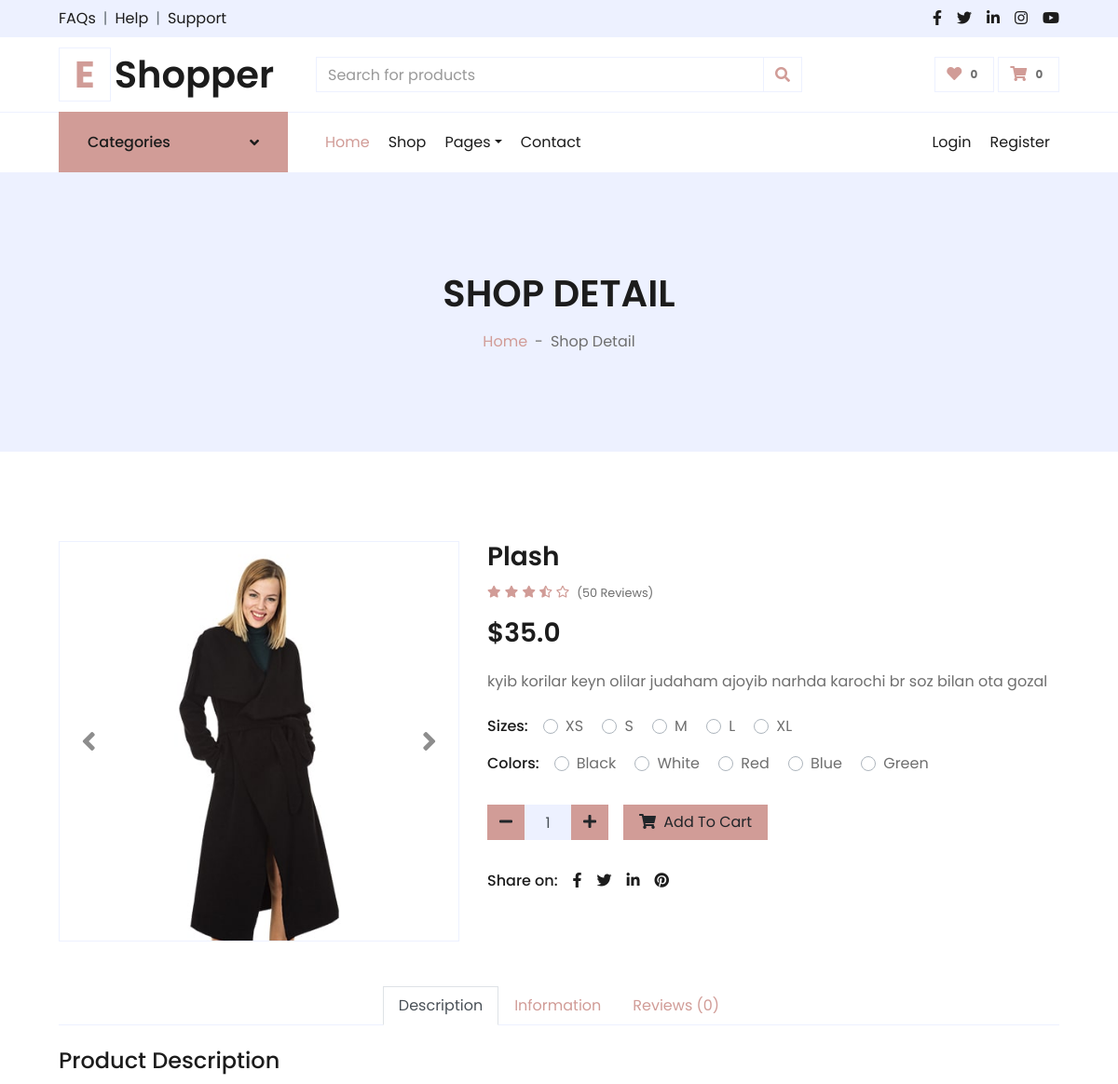
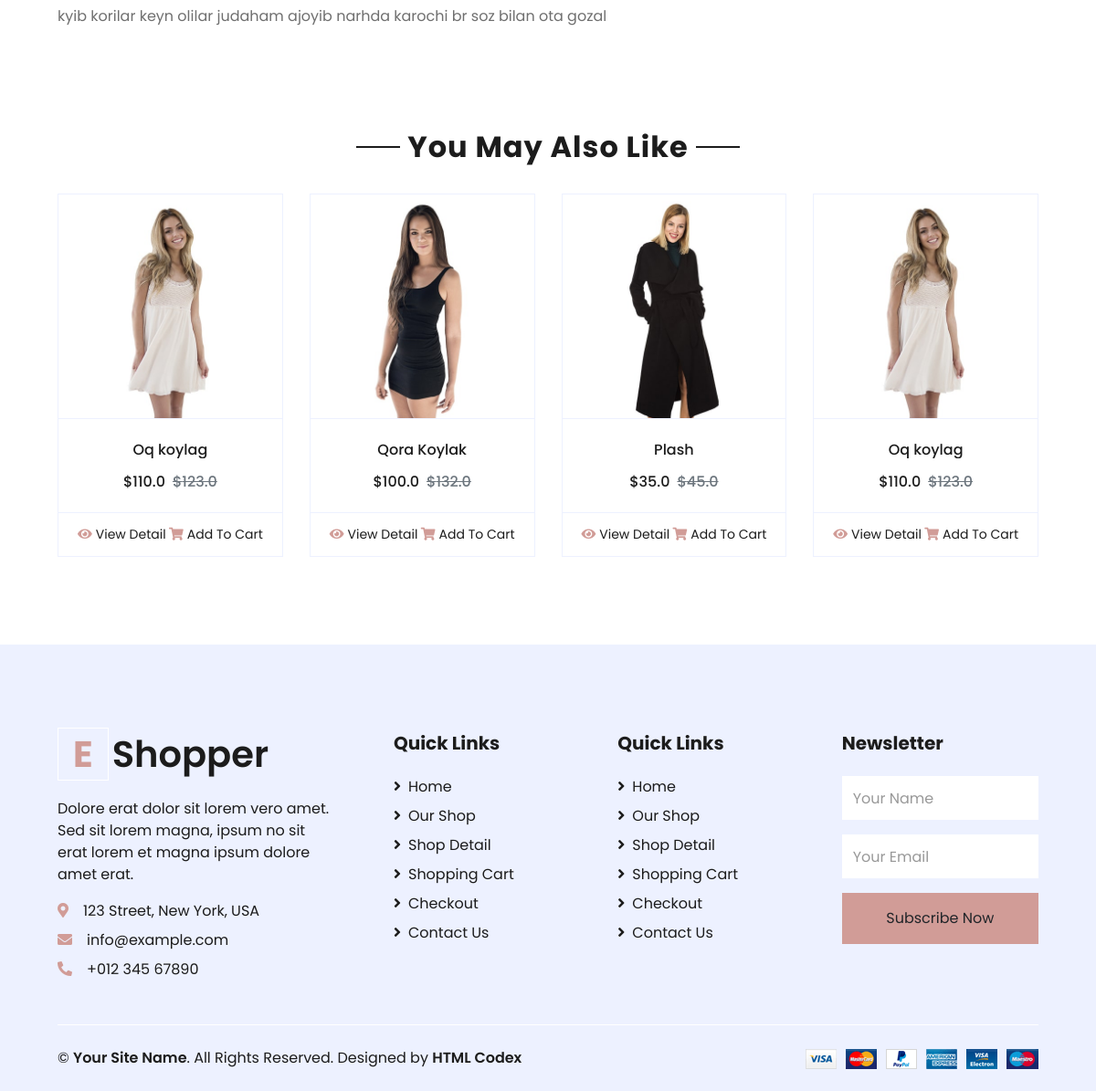
The app's page /detail/7/ (signed in) with its own data (2 pictures, top to bottom).
### Shop/models.py (models this page shows)
class Product(models.Model):
    category = models.ForeignKey(Category, on_delete=models.CASCADE)
    img = models.ImageField(upload_to='Product_img/')
    name = models.CharField(max_length=255)
    body = models.TextField()
    price = models.FloatField()
    discount = models.FloatField(blank=True, null=True)
    quantity = models.FloatField()

### Shop/views.py (the view, shortened to what this page needs)
# urls.py: path('detail/<int:product_id>/', views.detail, name='detail'),
def detail(request, product_id):
    product = models.Product.objects.get(id=product_id)
    categories = models.Category.objects.all()
    products = models.Product.objects.all()
    comments = models.Comment.objects.filter(product=product)
    cart_info = CartAuthenTicatedUser(request).get_cart_info()
    context = {
        'product':product,
        'categories':categories,
        'products':products,
        'comments':comments,
        'cart_total_quantity':cart_info['cart_total_quantity']
    }
    return render(request, 'detail.html', context)

### Shop/models.py (called while the page is built)
    @property
    def get_cart_total_price(self):
        order_products = self.orderproduct_set.all()
        total_price = sum([product.get_cart_price for product in order_products])
        return total_price

    @property
    def get_cart_total_quantity(self):
        order_products = self.orderproduct_set.all()
        total_quantity =sum([product.quantity for product in order_products])
        return total_quantity

    @property
    def get_cart_price(self):
        total_price = self.quantity * self.product.price
        return total_price

### Shop/utils.py (called while the page is built)
    def get_cart_info(self):
        customer, created = models.Customer.objects.get_or_create(
            user = self.request.user,
        )
        order, created, = models.Order.objects.get_or_create(
            customer=customer
        )
        order_products = order.orderproduct_set.all()
        cart_total_price = order.get_cart_total_price
        cart_total_quantity = order.get_cart_total_quantity
        return{
            'order':order,
            'order_products':order_products,
            'cart_total_price':cart_total_price,
            'cart_total_quantity':cart_total_quantity
        }

### templates/detail.html (shortened to what this page needs)
{% extends 'base.html' %}
{% load static %}
{% block content %}
    <div class="container-fluid bg-secondary mb-5">
        <div class="d-flex flex-column align-items-center justify-content-center" style="min-height: 300px">
            <h1 class="font-weight-semi-bold text-uppercase mb-3">Shop Detail</h1>
            <div class="d-inline-flex">
                <p class="m-0"><a href="">Home</a></p>
                <p class="m-0 px-2">-</p>
                <p class="m-0">Shop Detail</p>
            </div>
        </div>
    </div>
    <div class="container-fluid py-5">
        <div class="row px-xl-5">
            <div class="col-lg-5 pb-5">
                <div id="product-carousel" class="carousel slide" data-ride="carousel">
                    <div class="carousel-inner border">
                        <div class="carousel-item active">
                            <img class="w-100 h-100" src="{{product.img.url}}" alt="Image">
                        </div>
                    </div>
                    <a class="carousel-control-prev" href="#product-carousel" data-slide="prev">
                        <i class="fa fa-2x fa-angle-left text-dark"></i>
                    </a>
                    <a class="carousel-control-next" href="#product-carousel" data-slide="next">
                        <i class="fa fa-2x fa-angle-right text-dark"></i>
                    </a>
                </div>
            </div>
            <div class="col-lg-7 pb-5">
                <h3 class="font-weight-semi-bold">{{ product.name }}</h3>
                <div class="d-flex mb-3">
                    <div class="text-primary mr-2">
                        <small class="fas fa-star"></small>
                        <small class="fas fa-star"></small>
                        <small class="fas fa-star"></small>
                        <small class="fas fa-star-half-alt"></small>
                        <small class="far fa-star"></small>
                    </div>
                    <small class="pt-1">(50 Reviews)</small>
                </div>
                <h3 class="font-weight-semi-bold mb-4">${{product.discount}}</h3>
                <p class="mb-4">{{product.body|truncatewords:20}}</p>
                <div class="d-flex mb-3">
                    <p class="text-dark font-weight-medium mb-0 mr-3">Sizes:</p>
                    <form>
                        <div class="custom-control custom-radio custom-control-inline">
                            <label class="custom-control-label" for="size-1">XS</label>
                        </div>
                        <div class="custom-control custom-radio custom-control-inline">
                            <label class="custom-control-label" for="size-2">S</label>
                        </div>
                        <div class="custom-control custom-radio custom-control-inline">
                            <label class="custom-control-label" for="size-3">M</label>
                        </div>
                        <div class="custom-control custom-radio custom-control-inline">
                            <label class="custom-control-label" for="size-4">L</label>
                        </div>
                        <div class="custom-control custom-radio custom-control-inline">
                            <label class="custom-control-label" for="size-5">XL</label>
                        </div>
                    </form>
                </div>
                <div class="d-flex mb-4">
                    <p class="text-dark font-weight-medium mb-0 mr-3">Colors:</p>
                    <form>
                        <div class="custom-control custom-radio custom-control-inline">
                            <label class="custom-control-label" for="color-1">Black</label>
                        </div>
                        <div class="custom-control custom-radio custom-control-inline">
                            <label class="custom-control-label" for="color-2">White</label>
                        </div>
                        <div class="custom-control custom-radio custom-control-inline">
                            <label class="custom-control-label" for="color-3">Red</label>
                        </div>
                        <div class="custom-control custom-radio custom-control-inline">
                            <label class="custom-control-label" for="color-4">Blue</label>
                        </div>
                        <div class="custom-control custom-radio custom-control-inline">
                            <label class="custom-control-label" for="color-5">Green</label>
                        </div>
                    </form>
                </div>
                <div class="d-flex align-items-center mb-4 pt-2">
                    <div class="input-group quantity mr-3" style="width: 130px;">
                        <div class="input-group-btn">
                            <button class="btn btn-primary btn-minus" >
                            <i class="fa fa-minus"></i>
                            </button>
                        </div>
                        <input type="text" class="form-control bg-secondary text-center" value="1">
                        <div class="input-group-btn">
                            <button class="btn btn-primary btn-plus">
                                <i class="fa fa-plus"></i>
                            </button>
                        </div>
                    </div>
                    <button class="btn btn-primary px-3"><i class="fa fa-shopping-cart mr-1"></i> Add To Cart</button>
                </div>
                <div class="d-flex pt-2">
                    <p class="text-dark font-weight-medium mb-0 mr-2">Share on:</p>
                    <div class="d-inline-flex">
                        <a class="text-dark px-2" href="">
                            <i class="fab fa-facebook-f"></i>
                        </a>
                        <a class="text-dark px-2" href="">
                            <i class="fab fa-twitter"></i>
                        </a>
                        <a class="text-dark px-2" href="">
                            <i class="fab fa-linkedin-in"></i>
                        </a>
                        <a class="text-dark px-2" href="">
                            <i class="fab fa-pinterest"></i>
                        </a>
                    </div>
                </div>
            </div>
        </div>
        <div class="row px-xl-5">
            <div class="col">
                <div class="nav nav-tabs justify-content-center border-secondary mb-4">
                    <a class="nav-item nav-link active" data-toggle="tab" href="#tab-pane-1">Description</a>
                    <a class="nav-item nav-link" data-toggle="tab" href="#tab-pane-2">Information</a>
                    <a class="nav-item nav-link" data-toggle="tab" href="#tab-pane-3">Reviews (0)</a>
                </div>
                <div class="tab-content">
                    <div class="tab-pane fade show active" id="tab-pane-1">
                        <h4 class="mb-3">Product Description</h4>
                       <p>{{product.body}}</p>
                    </div>
                </div>
            </div>
        </div>
    </div>
    <div class="container-fluid py-5">
        <div class="text-center mb-4">
            <h2 class="section-title px-5"><span class="px-2">You May Also Like</span></h2>
        </div>
        <div class="row px-xl-5">
            <div class="col">
                <div class="owl-carousel related-carousel">
                    {% for product in product.category.product_set.all %}
                    <div class="card product-item border-0">
                        <div class="card-header product-img position-relative overflow-hidden bg-transparent border p-0">
                            <img class="img-fluid w-100" src="{{product.img.url}}" alt="">
                        </div>
                        <div class="card-body border-left border-right text-center p-0 pt-4 pb-3">
                            <h6 class="text-truncate mb-3">{{product.name}}</h6>
                            <div class="d-flex justify-content-center">
                                <h6>${{product.discount}}</h6><h6 class="text-muted ml-2"><del>${{product.price}}</del></h6>
                            </div>
                        </div>
                        <div class="card-footer d-flex justify-content-between bg-light border">
                            <a href="{% url 'detail' product.id %}" class="btn btn-sm text-dark p-0"><i class="fas fa-eye text-primary mr-1"></i>View Detail</a>
                            <a href="{% url 'to_cart' product.pk 'add' %}" class="btn btn-sm text-dark p-0"><i class="fas fa-shopping-cart text-primary mr-1"></i>Add To Cart</a>
                        </div>
                    </div>
                    {% endfor %}
                </div>
            </div>
        </div>
    </div>
    {% endblock content %}

### records on screen
Product: img (picture), name "Plash", discount "35.0", body "kyib korilar keyn olilar judaham ajoyib narhda karochi br soz bilan ota gozal", price "45.0"
Product: img (picture), name "Oq koylag", discount "110.0", price "123.0"
Product: img (picture), name "Qora Koylak", discount "100.0", price "132.0"
